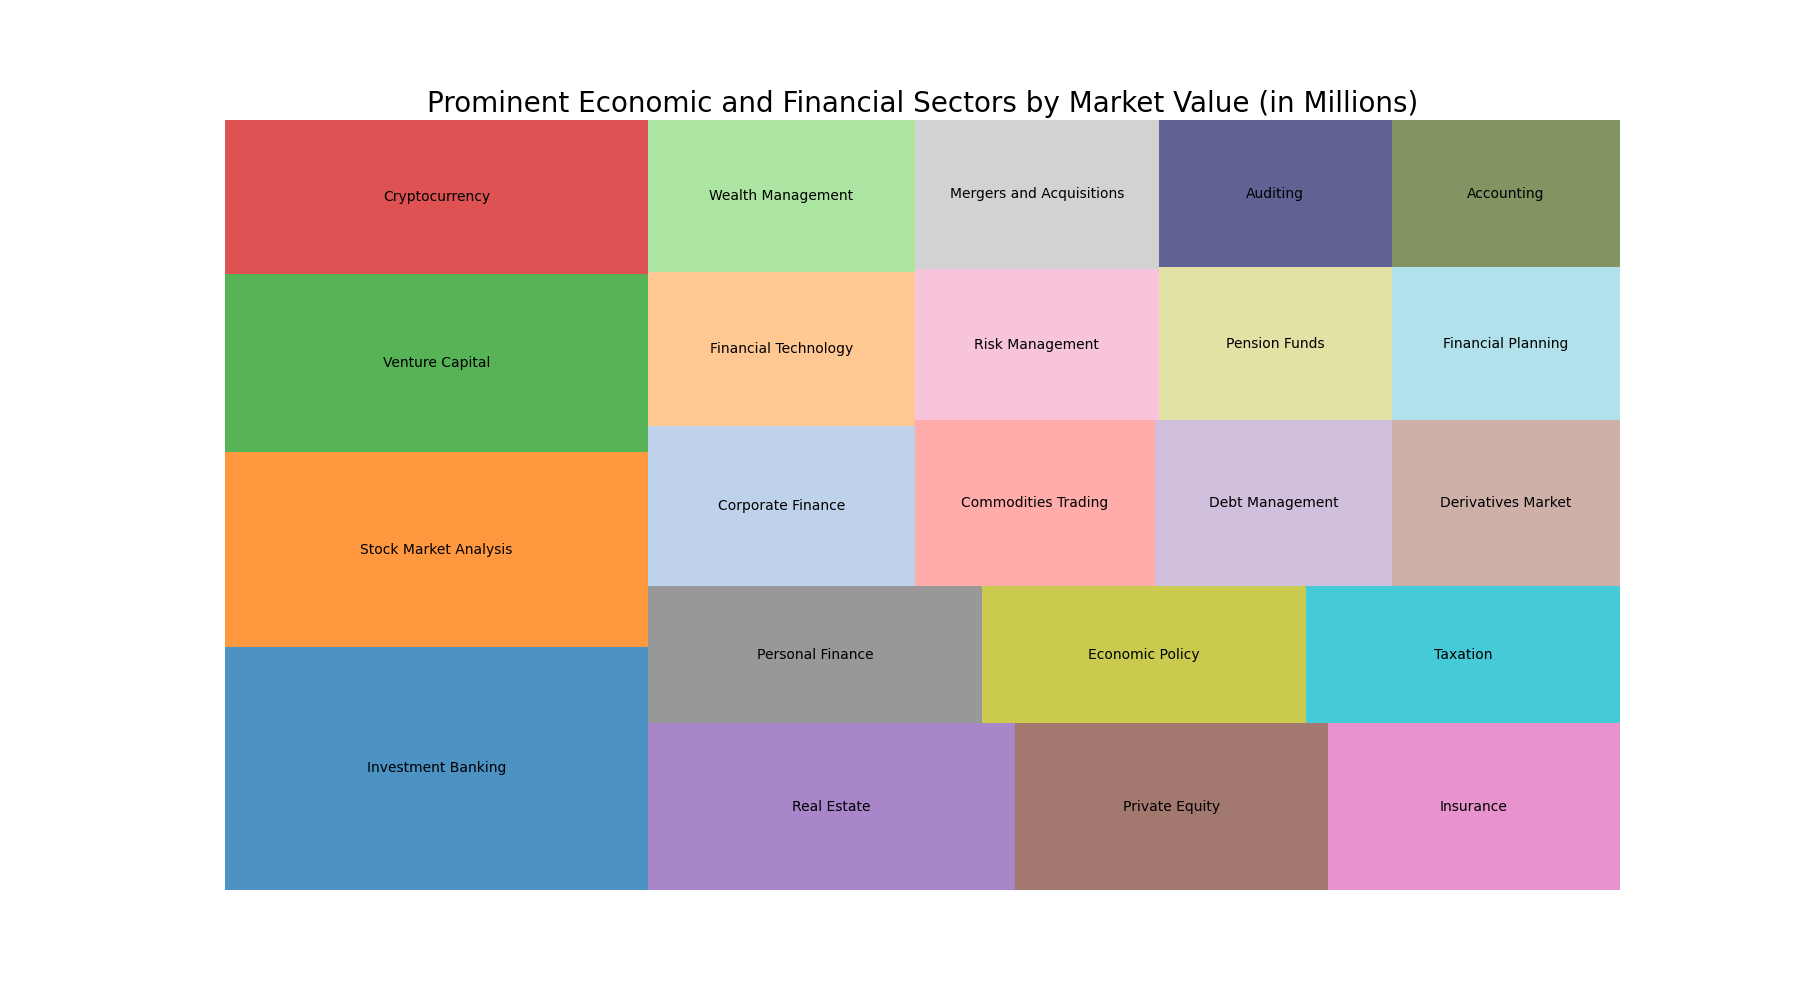

Write the Python code that produced this figure.

import matplotlib.pyplot as plt
import pandas as pd
import squarify

# Define the data
data = {
    'Topic': [
        'Investment Banking', 'Stock Market Analysis', 'Venture Capital', 
        'Cryptocurrency', 'Real Estate', 'Private Equity', 
        'Insurance', 'Personal Finance', 'Economic Policy', 
        'Taxation', 'Corporate Finance', 'Financial Technology', 
        'Wealth Management', 'Commodities Trading', 'Debt Management', 
        'Derivatives Market', 'Risk Management', 'Mergers and Acquisitions', 
        'Pension Funds', 'Financial Planning', 'Auditing', 'Accounting'
    ],
    'Value': [
        1500, 1200, 1100, 950, 890, 760, 710, 670, 650, 
        630, 620, 600, 590, 580, 570, 550, 540, 530, 
        520, 510, 500, 490
    ]
}

# Create a DataFrame
df = pd.DataFrame(data)

# Create a color palette
colors = [
    '#1f77b4', '#ff7f0e', '#2ca02c', '#d62728', '#9467bd', '#8c564b', 
    '#e377c2', '#7f7f7f', '#bcbd22', '#17becf', '#aec7e8', '#ffbb78', 
    '#98df8a', '#ff9896', '#c5b0d5', '#c49c94', '#f7b6d2', '#c7c7c7', 
    '#dbdb8d', '#9edae5', '#393b79', '#637939'
]

# Define size of the figure
plt.figure(figsize=(18, 10))

# Plot the treemap with the specified colors and data
squarify.plot(sizes=df['Value'], label=df['Topic'], color=colors, alpha=0.8)

plt.title('Prominent Economic and Financial Sectors by Market Value (in Millions)', fontsize=20)
plt.axis('off')
plt.show()
